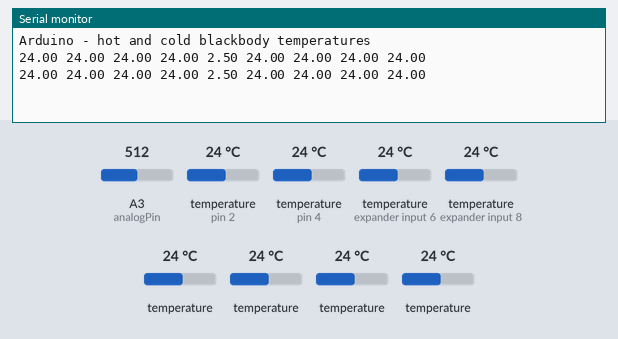
A sketch run on a simulated Arduino Uno, built with avr-gcc and run on an emulated ATmega328P. On the bench: the last lines printed to the serial monitor. The test bench sets the inputs (shaded band); at power-on: temperature (sensors on pin 2, pin 4, expander input 6, expander input 8) 24 °C, temperature 24 °C, A3 (analogPin) = 512.

Above: at 4.9 s.
5.0 s: temperature (sensor on pin 2) set to 12 °C
At 8.2 s:
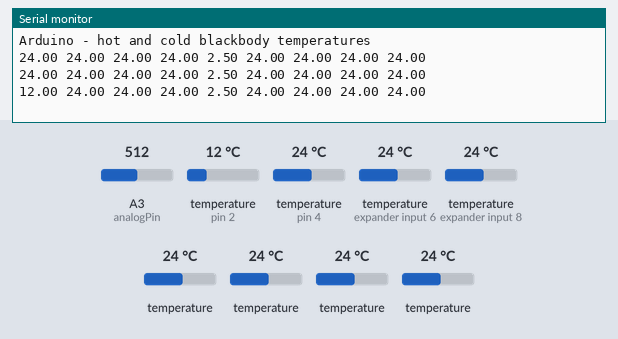
8.7 s: temperature (sensor on pin 4) set to 12 °C
At 10.4 s:
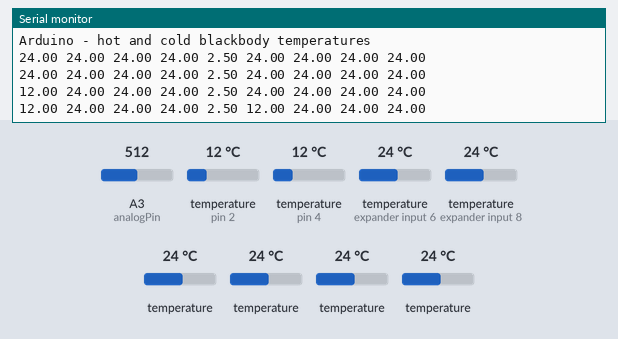
12.4 s: temperature (sensor on expander input 6) set to 12 °C
At 15.8 s:
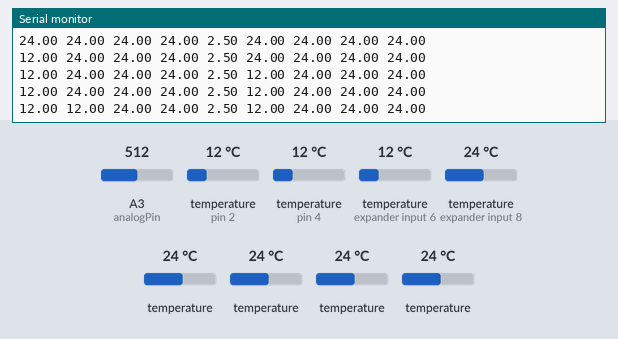
16.1 s: temperature (sensor on expander input 8) set to 12 °C
At 18.2 s:
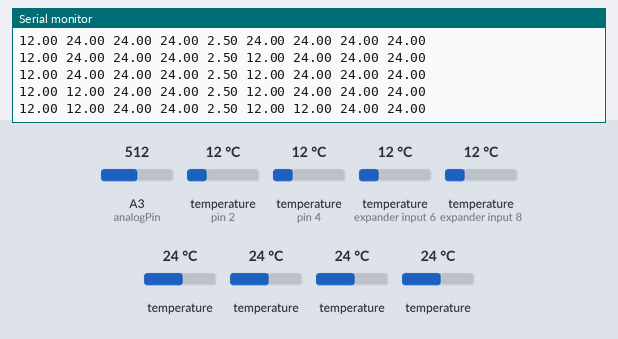
19.8 s: temperature (sensor 202) set to 12 °C
At 20.4 s:
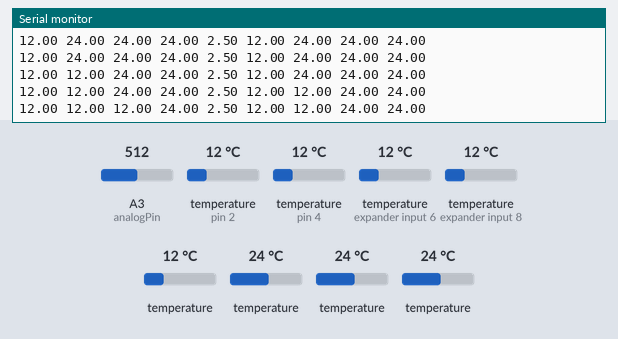
23.5 s: temperature (sensor 204) set to 12 °C
At 26.0 s:
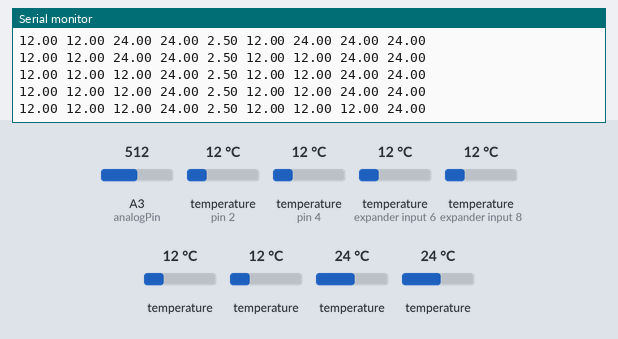

Measured:
- after the input at 5.0 s, the serial monitor: prints a new line after 1.8 s (image 1)
- after the input at 8.7 s, the serial monitor: prints a new line after 0.76 s (image 2)
- after the input at 12.4 s, the serial monitor: prints a new line after 2.3 s (image 3)
- after the input at 16.1 s, the serial monitor: prints a new line after 1.2 s (image 4)
- after the input at 19.8 s, the serial monitor: prints a new line after 0.08 s (image 5)
- after the input at 23.5 s, the serial monitor: prints a new line after 1.6 s (image 6)

The sketch:

temp_read.ino
```cpp
#include <OneWire.h>
#include <DallasTemperature.h>

// Data wire is plugged into pin 2 on the Arduino
#define hotbodybus 2
#define coldbodybus 4

int analogPin = 3;
int hbval = 0;
double temp = 0.0;
double volt = 0.0;
String S = "";

// Setup a oneWire instance to communicate with any OneWire devices
// (not just Maxim/Dallas temperature ICs)
OneWire hotbody(hotbodybus);
OneWire coldbody(coldbodybus);

// Pass our oneWire reference to Dallas Temperature.
DallasTemperature hotsensors(&hotbody);
DallasTemperature coldsensors(&coldbody);

void setup(void)
{
  // start serial port
  Serial.begin(9600);
  Serial.println("Arduino - hot and cold blackbody temperatures");

  // Start up the library
  hotsensors.begin();
  coldsensors.begin();
}

//https://computers.tutsplus.com/tutorials/how-to-read-temperatures-with-arduino--mac-53714
double Thermister(int RawADC) {  //Function to perform the fancy math of the Steinhart-Hart equation
 double Temp;
 Temp = log(((10240000/RawADC) - 10000));
 Temp = 1 / (0.001129148 + (0.000234125 + (0.0000000876741 * Temp * Temp ))* Temp );
 Temp = Temp - 273.15;              // Convert Kelvin to Celsius
 return Temp;
}

double Voltage(int val) {
  double volt;
  volt = val * (5.0 / 1023.0);
  return volt;
}

void loop(void)
{
  // call sensors.requestTemperatures() to issue a global temperature
  // request to all devices on the bus
  //Serial.print(" Requesting temperatures...");
  hotsensors.requestTemperatures(); // Send the command to get temperatures
  coldsensors.requestTemperatures(); // Send the command to get temperatures
  //Serial.println("DONE");
  hbval = analogRead(analogPin);
  temp = Thermister(hbval);
  volt = Voltage(hbval);
  //
  //Serial.print("H ");
  S = String(hotsensors.getTempCByIndex(0));
  S = String(S + String(" "));
  S = String(S + String(hotsensors.getTempCByIndex(1)));
  S = String(S + String(" "));
  S = String(S + String(hotsensors.getTempCByIndex(2)));
  S = String(S + String(" "));
  S = String(S + String(hotsensors.getTempCByIndex(3)));
  //Serial.print(hotsensors.getTempCByIndex(0));
  //Serial.print(" ");
  //Serial.print(hotsensors.getTempCByIndex(1));
  //Serial.print(" ");
  //Serial.print(hotsensors.getTempCByIndex(2));
  //Serial.print(" ");
  //Serial.print(hotsensors.getTempCByIndex(3));
  //Serial.print(" ");
  //Serial.print(hbval);
  S = String(S + String(" "));
  S = String(S + String(volt));

  //Serial.print(volt);

  //Serial.print(temp);
  //
  //Serial.print("\n"); // Why "byIndex"?
  //Serial.print("C ");
  S = String(S + String(" "));
  S = String(S + String(coldsensors.getTempCByIndex(0)));
  S = String(S + String(" "));
  S = String(S + String(coldsensors.getTempCByIndex(1)));
  S = String(S + String(" "));
  S = String(S + String(coldsensors.getTempCByIndex(2)));
  S = String(S + String(" "));
  S = String(S + String(coldsensors.getTempCByIndex(3)));

  //Serial.print(" ");
  //Serial.print(coldsensors.getTempCByIndex(0));
  //Serial.print(" ");
  //Serial.print(coldsensors.getTempCByIndex(1));
  //Serial.print(" ");
  //Serial.print(coldsensors.getTempCByIndex(2));
  //Serial.print(" ");
  //Serial.print(coldsensors.getTempCByIndex(3));
  //Serial.print("\n"); // Why "byIndex"?
     // You can have more than one IC on the same bus.
    // 0 refers to the first IC on the wire
   Serial.println(S);
    delay(1000);
}
```
